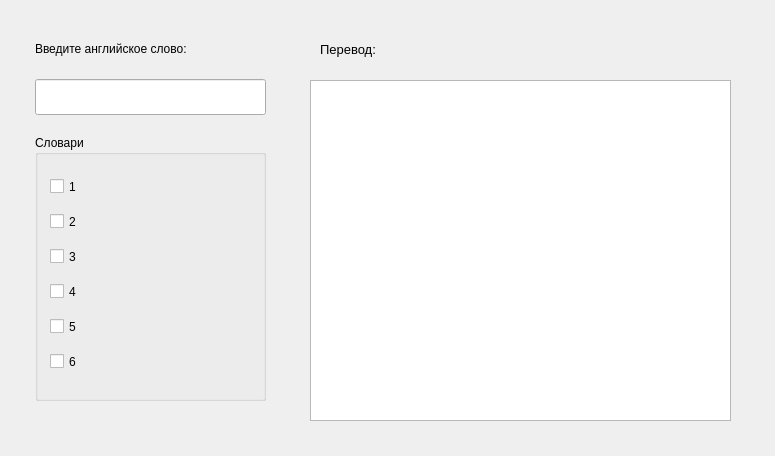
<?xml version="1.0" encoding="UTF-8"?>
<ui version="4.0">
 <class>DictionarysClass</class>
 <widget class="QWidget" name="DictionarysClass">
  <property name="geometry">
   <rect>
    <x>0</x>
    <y>0</y>
    <width>775</width>
    <height>456</height>
   </rect>
  </property>
  <property name="focusPolicy">
   <enum>Qt::NoFocus</enum>
  </property>
  <property name="windowTitle">
   <string>Dictionarys</string>
  </property>
  <widget class="QLineEdit" name="lineEdit">
   <property name="geometry">
    <rect>
     <x>35</x>
     <y>79</y>
     <width>231</width>
     <height>36</height>
    </rect>
   </property>
   <property name="font">
    <font>
     <family>Arial</family>
     <pointsize>11</pointsize>
    </font>
   </property>
  </widget>
  <widget class="QTextEdit" name="textEdit">
   <property name="geometry">
    <rect>
     <x>310</x>
     <y>80</y>
     <width>421</width>
     <height>341</height>
    </rect>
   </property>
   <property name="font">
    <font>
     <family>Arial</family>
     <pointsize>11</pointsize>
    </font>
   </property>
   <property name="verticalScrollBarPolicy">
    <enum>Qt::ScrollBarAsNeeded</enum>
   </property>
   <property name="horizontalScrollBarPolicy">
    <enum>Qt::ScrollBarAsNeeded</enum>
   </property>
   <property name="readOnly">
    <bool>true</bool>
   </property>
  </widget>
  <widget class="QLabel" name="label">
   <property name="geometry">
    <rect>
     <x>35</x>
     <y>38</y>
     <width>246</width>
     <height>21</height>
    </rect>
   </property>
   <property name="font">
    <font>
     <family>Arial</family>
     <pointsize>9</pointsize>
    </font>
   </property>
   <property name="text">
    <string>Введите английское слово:</string>
   </property>
  </widget>
  <widget class="QLabel" name="label_2">
   <property name="geometry">
    <rect>
     <x>320</x>
     <y>40</y>
     <width>96</width>
     <height>19</height>
    </rect>
   </property>
   <property name="font">
    <font>
     <family>Arial</family>
     <pointsize>10</pointsize>
    </font>
   </property>
   <property name="text">
    <string>Перевод:</string>
   </property>
  </widget>
  <widget class="QGroupBox" name="groupBox">
   <property name="geometry">
    <rect>
     <x>35</x>
     <y>135</y>
     <width>231</width>
     <height>266</height>
    </rect>
   </property>
   <property name="title">
    <string>Словари</string>
   </property>
   <widget class="QCheckBox" name="checkBox_0">
    <property name="geometry">
     <rect>
      <x>15</x>
      <y>40</y>
      <width>186</width>
      <height>23</height>
     </rect>
    </property>
    <property name="cursor">
     <cursorShape>PointingHandCursor</cursorShape>
    </property>
    <property name="text">
     <string>1</string>
    </property>
    <property name="checked">
     <bool>false</bool>
    </property>
    <property name="tristate">
     <bool>false</bool>
    </property>
   </widget>
   <widget class="QCheckBox" name="checkBox_2">
    <property name="geometry">
     <rect>
      <x>15</x>
      <y>110</y>
      <width>191</width>
      <height>23</height>
     </rect>
    </property>
    <property name="text">
     <string>3</string>
    </property>
    <property name="checked">
     <bool>false</bool>
    </property>
   </widget>
   <widget class="QCheckBox" name="checkBox_3">
    <property name="geometry">
     <rect>
      <x>15</x>
      <y>145</y>
      <width>191</width>
      <height>23</height>
     </rect>
    </property>
    <property name="text">
     <string>4</string>
    </property>
    <property name="checked">
     <bool>false</bool>
    </property>
   </widget>
   <widget class="QCheckBox" name="checkBox_4">
    <property name="geometry">
     <rect>
      <x>15</x>
      <y>180</y>
      <width>186</width>
      <height>23</height>
     </rect>
    </property>
    <property name="text">
     <string>5</string>
    </property>
    <property name="checked">
     <bool>false</bool>
    </property>
   </widget>
   <widget class="QCheckBox" name="checkBox_1">
    <property name="geometry">
     <rect>
      <x>15</x>
      <y>75</y>
      <width>191</width>
      <height>23</height>
     </rect>
    </property>
    <property name="text">
     <string>2</string>
    </property>
    <property name="checked">
     <bool>false</bool>
    </property>
   </widget>
   <widget class="QCheckBox" name="checkBox_5">
    <property name="geometry">
     <rect>
      <x>15</x>
      <y>215</y>
      <width>171</width>
      <height>23</height>
     </rect>
    </property>
    <property name="text">
     <string>6</string>
    </property>
    <property name="checked">
     <bool>false</bool>
    </property>
   </widget>
  </widget>
 </widget>
 <layoutdefault spacing="6" margin="11"/>
 <resources>
  <include location="dictionarys.qrc"/>
 </resources>
 <connections>
  <connection>
   <sender>lineEdit</sender>
   <signal>returnPressed()</signal>
   <receiver>DictionarysClass</receiver>
   <slot>translate()</slot>
   <hints>
    <hint type="sourcelabel">
     <x>92</x>
     <y>109</y>
    </hint>
    <hint type="destinationlabel">
     <x>94</x>
     <y>163</y>
    </hint>
   </hints>
  </connection>
 </connections>
 <slots>
  <slot>translate()</slot>
 </slots>
</ui>
